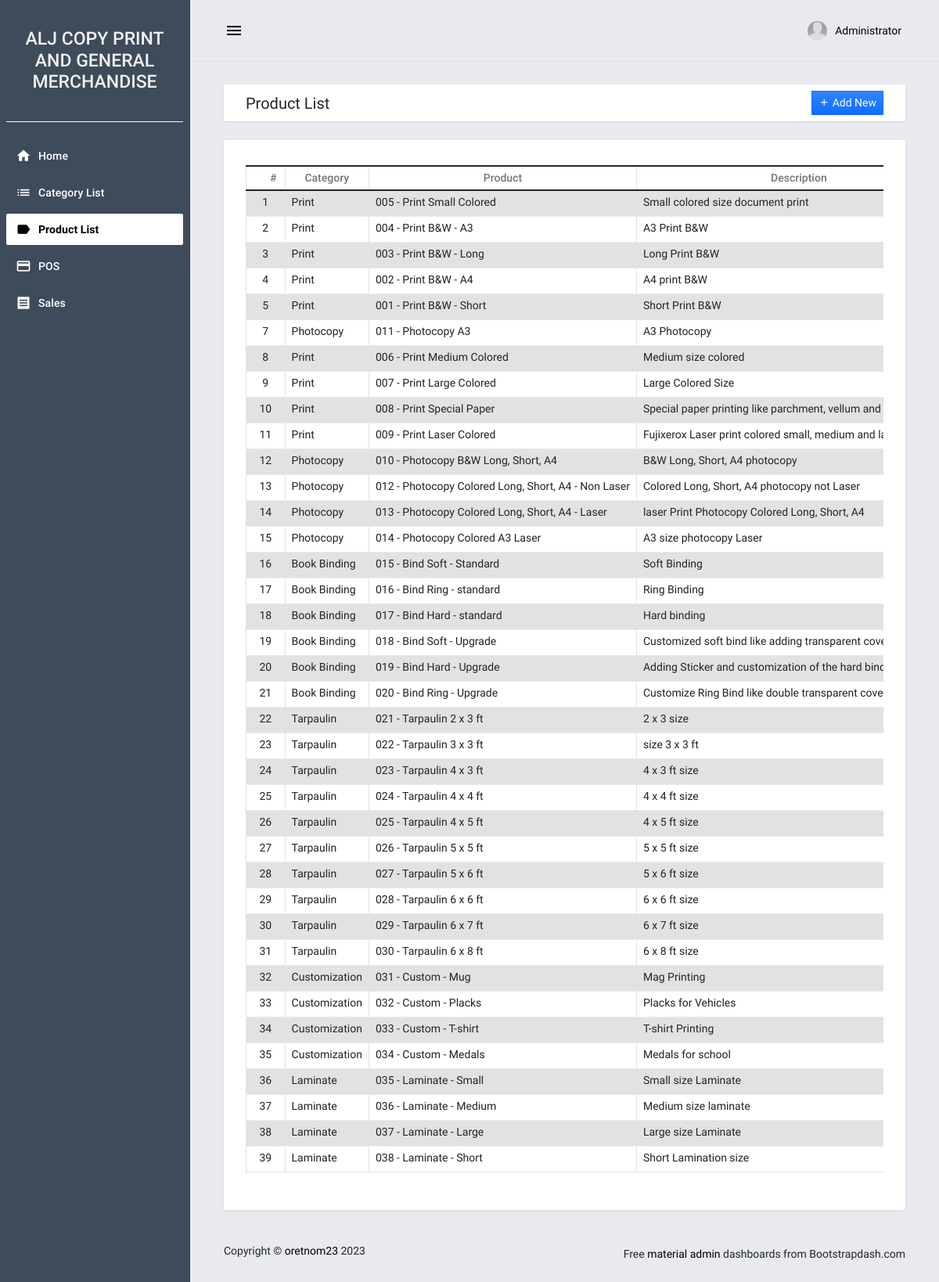
/products (signed in), run on the app's committed database.
### posApp/models.py (models this page shows, shortened)
class Products(models.Model):
    code = models.CharField(max_length=100)
    category_id = models.ForeignKey(Category, on_delete=models.CASCADE)
    name = models.TextField()
    description = models.TextField()
    price = models.FloatField(default=0)
    status = models.IntegerField(default=1)
    date_added = models.DateTimeField(default=timezone.now)
    date_updated = models.DateTimeField(auto_now=True)

class Category(models.Model):
    name = models.TextField()
    description = models.TextField()
    status = models.IntegerField(default=1)
    date_added = models.DateTimeField(default=timezone.now)
    date_updated = models.DateTimeField(auto_now=True)
    def __str__(self):
        return self.name

### posApp/views.py (the view)
# urls.py: path('products', views.products, name="product-page"),
@login_required
def products(request):
    product_list = Products.objects.all()
    context = {
        'page_title':'Product List',
        'products':product_list,
    }
    return render(request, 'posApp/products.html',context)

### posApp/templates/posApp/products.html (shortened to what this page needs)
{% extends "posApp/base.html" %} {% block pageContent %}
<div class="mdc-layout-grid__cell stretch-card mdc-layout-grid__cell--span-12">
    <div class="mdc-card py-2">
        <div class="d-flex justify-content-between align-items-center">
            <h4 class="card-title mb-0">Product List</h4>
            <div class="text-start">
                <button class="btn btn-primary bg-gradient btn-sm rounded-0" id="create_new"><i class="mdi mdi-plus"></i><span> Add New</span></button>
            </div>
        </div>
    </div>
</div>
<div class="mdc-layout-grid__cell stretch-card mdc-layout-grid__cell--span-12">
    <div class="mdc-card">
        <div class="table-responsive">
            <table class="table table-striped table-bordered">
                <colgroup>
                    <col width="5%">
                    <col width="20%">
                    <col width="20%">
                    <col width="25%">
                    <col width="15%">
                    <col width="15%">
                </colgroup>
                <thead>
                    <tr>
                        <th class="text-center py-1">#</th>
                        <th class="text-center py-1">Category</th>
                        <th class="text-center py-1">Product</th>
                        <th class="text-center py-1">Description</th>
                    </tr>
                </thead>
                <tbody>
                    {% for product in products %}
                    <tr>
                        <td class="px-2 py-1 text-center">{{ product.id }}</td>
                        <td class="px-2 py-1 text-start">{{ product.category_id }}</td>
                        <td class="px-2 py-1 text-start">{{ product.code }} - {{ product.name }}</td>
                        <td class="px-2 py-1 text-start">{{ product.description }}</td>
                    </tr>
                    {% endfor %}
                </tbody>
            </table>
        </div>
    </div>
</div>
{% endblock pageContent %}

### posApp/templates/posApp/base.html (shortened to what this page needs)
{% load static %}
<!DOCTYPE html>
<html lang="en">
<head>
    <link rel="stylesheet" href="{% static 'posApp/assets/bootstrap/css/bootstrap.min.css' %}">
    <link rel="stylesheet" href="{% static 'posApp/assets/material-admin/vendors/mdi/css/materialdesignicons.min.css' %}">
    <link rel="stylesheet" href="{% static 'posApp/assets/material-admin/vendors/css/vendor.bundle.base.css' %}">
    <link rel="stylesheet" href="{% static 'posApp/assets/material-admin/vendors/flag-icon-css/css/flag-icon.min.css' %}">
    <link rel="stylesheet" href="{% static 'posApp/assets/material-admin/vendors/jvectormap/jquery-jvectormap.css' %}">
    <link rel="stylesheet" href="{% static 'posApp/assets/material-admin/css/demo/style.css' %}">
    <link rel="stylesheet" href="{% static 'posApp/assets/select2/dist/css/select2.min.css' %}">
    <link rel="stylesheet" href="{% static 'posApp/assets/default/css/style.css' %}">
</head>
<body>
    <div class="body-wrapper">
        {% block navigation %} {% include "posApp/navigation.html" %} {% endblock navigation %}
        <div class="main-wrapper mdc-drawer-app-content">
            {% block TopNavigation %} {% include "posApp/TopNavigation.html" %} {% endblock TopNavigation %}
            <div class="page-wrapper mdc-toolbar-fixed-adjust">
                <main class="content-wrapper">
                    <div class="mdc-layout-grid">
                        <div class="mdc-layout-grid__inner">
                            {% block pageContent %} {% endblock pageContent %}
                        </div>
                    </div>
                </main>
                <footer>
                    <div class="mdc-layout-grid">
                        <div class="mdc-layout-grid__inner">
                            <div class="mdc-layout-grid__cell stretch-card mdc-layout-grid__cell--span-6-desktop">
                                <span class="text-center text-sm-left d-block d-sm-inline-block tx-14">Copyright © <a href="https://www.sourcecodester.com/users/tips23" target="_blank">oretnom23</a> {% now 'Y' %}</span>
                            </div>
                            <div class="mdc-layout-grid__cell stretch-card mdc-layout-grid__cell--span-6-desktop d-flex justify-content-end">
                                <span class="float-none float-sm-right d-block mt-1 mt-sm-0 text-center tx-14">Free <a href="https://www.bootstrapdash.com/material-design-dashboard/" target="_blank"> material admin </a> dashboards from Bootstrapdash.com</span>
                            </div>
                        </div>
                    </div>
                </footer>
            </div>
        </div>
    </div>
</body>
</html>

### posApp/templates/posApp/navigation.html
{% load static %}
<aside class="mdc-drawer mdc-drawer--dismissible mdc-drawer--open bg-dark bg-gradient">
    <div class="mdc-drawer__header border-bottom border-light">
        <a href="{% url 'home-page' %}" class="brand-logo">
            <h3 class="text-center text-light">ALJ COPY PRINT AND GENERAL MERCHANDISE</h3>
        </a>
    </div>
    <div class="mdc-drawer__content">
        <div class="mdc-list-group">
            <nav class="mdc-list mdc-drawer-menu">
                <div class="mdc-list-item mdc-drawer-item">
                    <a class="mdc-drawer-link" href="{% url 'home-page' %}">
                        <i class="material-icons mdc-list-item__start-detail mdc-drawer-item-icon" aria-hidden="true">home</i> Home
                    </a>
                </div>
                <div class="mdc-list-item mdc-drawer-item">
                    <a class="mdc-drawer-link" href="{% url 'category-page' %}">
                        <i class="material-icons mdc-list-item__start-detail mdc-drawer-item-icon" aria-hidden="true">list</i> Category List
                    </a>
                </div>
                <div class="mdc-list-item mdc-drawer-item">
                    <a class="mdc-drawer-link" href="{% url 'product-page' %}">
                        <i class="material-icons mdc-list-item__start-detail mdc-drawer-item-icon" aria-hidden="true">label</i> Product List
                    </a>
                </div>
                <div class="mdc-list-item mdc-drawer-item">
                    <a class="mdc-drawer-link" href="{% url 'pos-page' %}">
                        <i class="material-icons mdc-list-item__start-detail mdc-drawer-item-icon" aria-hidden="true">payment</i> POS
                    </a>
                </div>
                <div class="mdc-list-item mdc-drawer-item">
                    <a class="mdc-drawer-link" href="{% url 'sales-page' %}">
                        <i class="material-icons mdc-list-item__start-detail mdc-drawer-item-icon" aria-hidden="true">receipt</i> Sales
                    </a>
                </div>
            </nav>
        </div>
    </div>
</aside>

### posApp/templates/posApp/topNavigation.html (shortened to what this page needs)
{% load static %}
<header class="mdc-top-app-bar border-bottom shadow">
    <div class="mdc-top-app-bar__row">
        <div class="mdc-top-app-bar__section mdc-top-app-bar__section--align-start">
            <button class="material-icons mdc-top-app-bar__navigation-icon mdc-icon-button sidebar-toggler">menu</button>
        </div>
        <div class="mdc-top-app-bar__section mdc-top-app-bar__section--align-end mdc-top-app-bar__section-right">
            <div class="menu-button-container menu-profile d-none d-md-block">
                <button class="mdc-button mdc-menu-button">
                    <span class="d-flex align-items-center">
                    <span class="figure">
                        <img src="{% static 'posApp/assets/material-admin/images/faces/ava.jpg' %}" alt="user" class="user">
                    </span>
                    <span class="user-name">{{ user.first_name }}</span>
                    </span>
                </button>
            </div>
        </div>
    </div>
</header>

### static/posAPP/assets/default/css/style.css (style rules this page uses)
html, body { height: 100%; width: 100%; }
.body-wrapper .main-wrapper .page-wrapper .content-wrapper { min-height: calc(100vh - 84px - 62px) !important; }
.mdc-drawer { background: unset; }
.mdc-drawer__header, .mdc-drawer__content { margin: .5em !important; }
.mdc-list-item.mdc-drawer-item { margin-left: 0 !important; margin-right: 0 !important; }

### data on the page
Products: id "1", category_id "Print", code "005", name "Print Small Colored", description "Small colored size document print"
Products: id "2", category_id "Print", code "004", name "Print B&W - A3", description "A3 Print B&W"
Products: id "3", category_id "Print", code "003", name "Print B&W - Long", description "Long Print B&W"
Products: id "4", category_id "Print", code "002", name "Print B&W - A4", description "A4 print B&W"
Products: id "5", category_id "Print", code "001", name "Print B&W - Short", description "Short Print B&W"
Products: id "7", category_id "Photocopy", code "011", name "Photocopy A3", description "A3 Photocopy"
Products: id "8", category_id "Print", code "006", name "Print Medium Colored", description "Medium size colored"
Products: id "9", category_id "Print", code "007", name "Print Large Colored", description "Large Colored Size"
Products: id "10", category_id "Print", code "008", name "Print Special Paper", description "Special paper printing like parchment, vellum and…"
Products: id "11", category_id "Print", code "009", name "Print Laser Colored", description "Fujixerox Laser print colored small, medium and…"
Products: id "12", category_id "Photocopy", code "010", name "Photocopy B&W Long, Short, A4", description "B&W Long, Short, A4 photocopy"
Products: id "13", category_id "Photocopy", code "012", name "Photocopy Colored Long, Short, A4 - Non Laser", description "Colored Long, Short, A4 photocopy not Laser"
Products: id "14", category_id "Photocopy", code "013", name "Photocopy Colored Long, Short, A4 - Laser", description "laser Print Photocopy Colored Long, Short, A4"
Products: id "15", category_id "Photocopy", code "014", name "Photocopy Colored A3 Laser", description "A3 size photocopy Laser"
Products: id "16", category_id "Book Binding", code "015", name "Bind Soft - Standard", description "Soft Binding"
Products: id "17", category_id "Book Binding", code "016", name "Bind Ring - standard", description "Ring Binding"
Products: id "18", category_id "Book Binding", code "017", name "Bind Hard - standard", description "Hard binding"
Products: id "19", category_id "Book Binding", code "018", name "Bind Soft - Upgrade", description "Customized soft bind like adding transparent…"
Products: id "20", category_id "Book Binding", code "019", name "Bind Hard - Upgrade", description "Adding Sticker and customization of the hard…"
Products: id "21", category_id "Book Binding", code "020", name "Bind Ring - Upgrade", description "Customize Ring Bind like double transparent…"
Products: id "22", category_id "Tarpaulin", code "021", name "Tarpaulin 2 x 3 ft", description "2 x 3 size"
Products: id "23", category_id "Tarpaulin", code "022", name "Tarpaulin 3 x 3 ft", description "size 3 x 3 ft"
Products: id "24", category_id "Tarpaulin", code "023", name "Tarpaulin 4 x 3 ft", description "4 x 3 ft size"
Products: id "25", category_id "Tarpaulin", code "024", name "Tarpaulin 4 x 4 ft", description "4 x 4 ft size"
Products: id "26", category_id "Tarpaulin", code "025", name "Tarpaulin 4 x 5 ft", description "4 x 5 ft size"
Products: id "27", category_id "Tarpaulin", code "026", name "Tarpaulin 5 x 5 ft", description "5 x 5 ft size"
Products: id "28", category_id "Tarpaulin", code "027", name "Tarpaulin 5 x 6 ft", description "5 x 6 ft size"
Products: id "29", category_id "Tarpaulin", code "028", name "Tarpaulin 6 x 6 ft", description "6 x 6 ft size"
Products: id "30", category_id "Tarpaulin", code "029", name "Tarpaulin 6 x 7 ft", description "6 x 7 ft size"
Products: id "31", category_id "Tarpaulin", code "030", name "Tarpaulin 6 x 8 ft", description "6 x 8 ft size"
Products: id "32", category_id "Customization", code "031", name "Custom - Mug", description "Mag Printing"
Products: id "33", category_id "Customization", code "032", name "Custom - Placks", description "Placks for Vehicles"
Products: id "34", category_id "Customization", code "033", name "Custom - T-shirt", description "T-shirt Printing"
Products: id "35", category_id "Customization", code "034", name "Custom - Medals", description "Medals for school"
Products: id "36", category_id "Laminate", code "035", name "Laminate - Small", description "Small size Laminate"
Products: id "37", category_id "Laminate", code "036", name "Laminate - Medium", description "Medium size laminate"
Products: id "38", category_id "Laminate", code "037", name "Laminate - Large", description "Large size Laminate"
Products: id "39", category_id "Laminate", code "038", name "Laminate - Short", description "Short Lamination size"

### other printed values
{{ user.first_name }} "Administrator"
